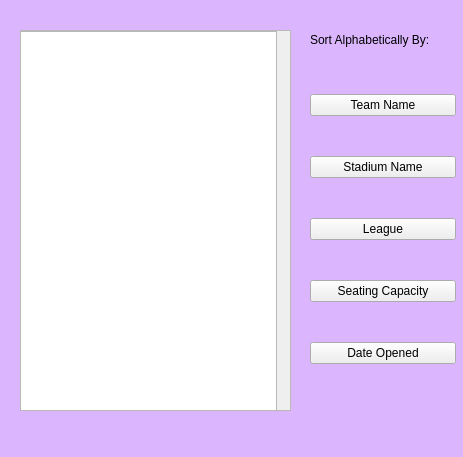
<?xml version="1.0" encoding="UTF-8"?>
<ui version="4.0">
 <class>TeamInfo</class>
 <widget class="QWidget" name="TeamInfo">
  <property name="geometry">
   <rect>
    <x>0</x>
    <y>0</y>
    <width>463</width>
    <height>457</height>
   </rect>
  </property>
  <property name="windowTitle">
   <string>Form</string>
  </property>
  <property name="styleSheet">
   <string notr="true">#TeamInfo
{
	background-color: rgba(218, 179, 255, 204);

}</string>
  </property>
  <widget class="QLabel" name="label">
   <property name="geometry">
    <rect>
     <x>310</x>
     <y>30</y>
     <width>141</width>
     <height>20</height>
    </rect>
   </property>
   <property name="text">
    <string>Sort Alphabetically By:</string>
   </property>
  </widget>
  <widget class="QScrollArea" name="scrollArea">
   <property name="geometry">
    <rect>
     <x>20</x>
     <y>30</y>
     <width>271</width>
     <height>381</height>
    </rect>
   </property>
   <property name="widgetResizable">
    <bool>true</bool>
   </property>
   <widget class="QWidget" name="scrollAreaWidgetContents">
    <property name="geometry">
     <rect>
      <x>0</x>
      <y>0</y>
      <width>269</width>
      <height>379</height>
     </rect>
    </property>
    <widget class="QTextBrowser" name="infoBox">
     <property name="geometry">
      <rect>
       <x>-5</x>
       <y>0</y>
       <width>261</width>
       <height>381</height>
      </rect>
     </property>
    </widget>
   </widget>
  </widget>
  <widget class="QWidget" name="">
   <property name="geometry">
    <rect>
     <x>310</x>
     <y>60</y>
     <width>146</width>
     <height>341</height>
    </rect>
   </property>
   <layout class="QVBoxLayout" name="verticalLayout">
    <item>
     <widget class="QPushButton" name="teamS">
      <property name="text">
       <string>Team Name</string>
      </property>
     </widget>
    </item>
    <item>
     <widget class="QPushButton" name="stadiumS">
      <property name="text">
       <string>Stadium Name</string>
      </property>
     </widget>
    </item>
    <item>
     <widget class="QPushButton" name="leagueS">
      <property name="text">
       <string>League</string>
      </property>
     </widget>
    </item>
    <item>
     <widget class="QPushButton" name="seatingS">
      <property name="text">
       <string>Seating Capacity</string>
      </property>
     </widget>
    </item>
    <item>
     <widget class="QPushButton" name="dateS">
      <property name="text">
       <string>Date Opened</string>
      </property>
     </widget>
    </item>
   </layout>
  </widget>
 </widget>
 <resources/>
 <connections/>
</ui>
